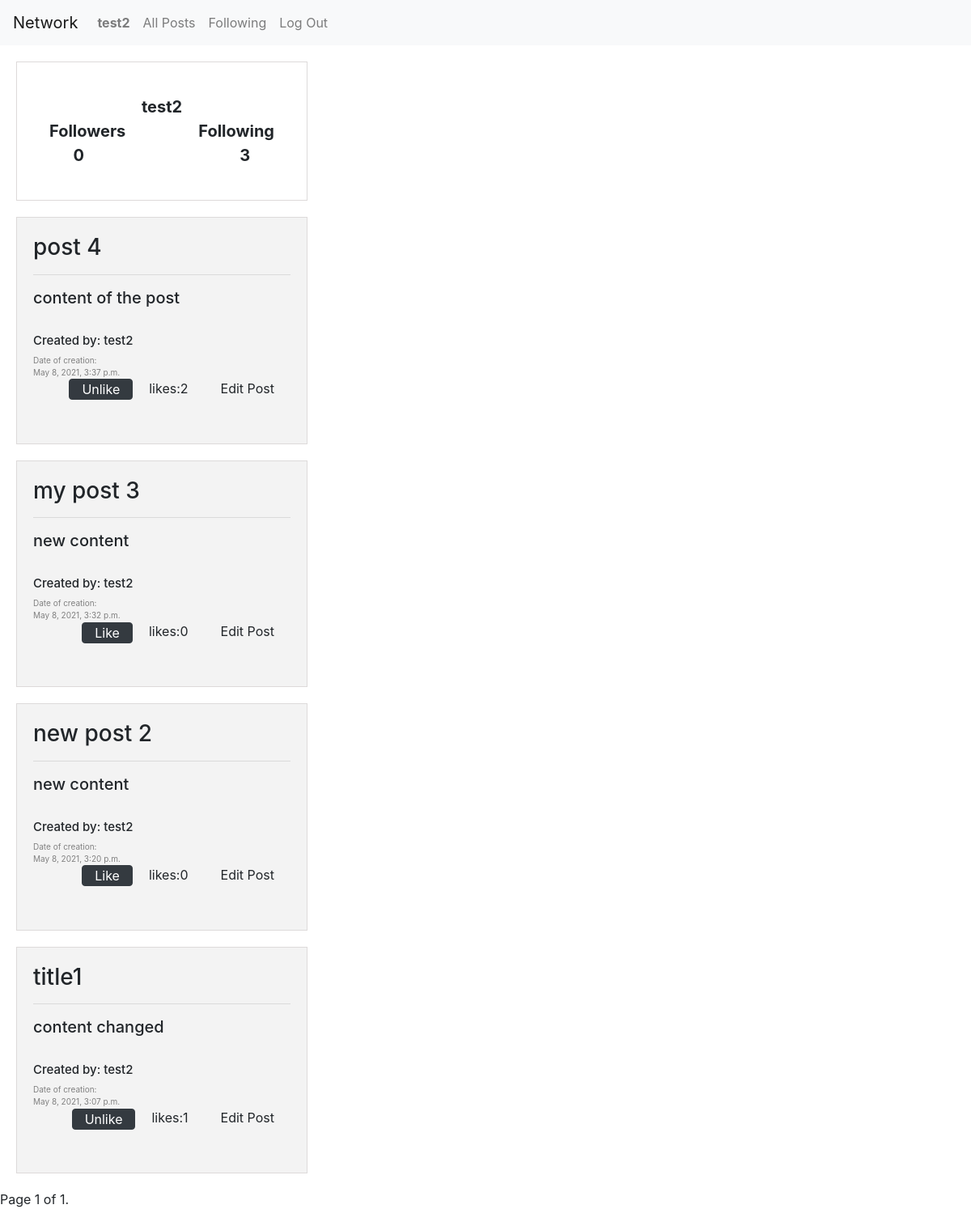
The page /user (signed in) on the database its author committed.
### network/models.py (models this page shows, shortened)
class User(AbstractUser):
    def __str__(self):
        return self.username

class Post(models.Model):
    title = models.CharField(max_length=64)
    text = models.TextField()
    likes = models.ManyToManyField(
        "User", default=None, blank=True, related_name="likes"
    )
    creation_date = models.DateTimeField()
    author = models.ForeignKey(
        User, on_delete=models.CASCADE, blank=True, related_name="author"
    )

### network/views.py (the view)
# urls.py: path("user", views.user, name="user"),
@login_required
def user(request):
    following = Profile.objects.get(user=request.user).following.all()
    followers = Profile.objects.get(user=request.user).followers.all()
    data = {
        "userName": request.user.username,
        "following": len(following),
        "followers": len(followers),
    }
    posts_list = Post.objects.filter(author=request.user).order_by("-creation_date")
    paginator = Paginator(posts_list, 10)
    page_number = request.GET.get("page")
    page_obj = paginator.get_page(page_number)
    return render(
        request,
        "network/user.html",
        {
            "posts_list": posts_list,
            "data": data,
            "page_obj": page_obj,
            "id": request.user.id,
        },
    )

### network/templates/network/user.html (shortened to what this page needs)
{% extends "network/layout.html" %}
{% load static %}
{% block new_post %}
<div class="profile-container">
    <div class="row" style="text-align: center;">
        <div class="col-sm-2"></div>
        <div class="col-sm-8">{{data.userName}}</div>
        <div class="col-sm-2"></div>
    </div>
    <div class="row" style="text-align: center;">
        <div class="col-sm">Followers</div>
        <div class="col-sm"></div>
        <div class="col-sm">Following</div>
    </div>
    <div class="row" style="text-align: center;">
        <div class="col-sm">{{data.followers}}</div>
            <div class="col-sm" id="insert-button">
            </div>
        <div class="col-sm">{{data.following}}</div>
    </div>
</div>
{% for post in page_obj %}
<div class="post" id="{{post.id}}">
    <div class="content">
        <h3>{{post.title}}</h3>
        <hr>
        <div id="text-before{{post.id}}">
            <h5>{{post.text}}</h5>
        </div>
        <br>
        <div class="get-user">
            <h5 style="font-size: 15px;" onclick = "get_profile('{{post.author.id}}')">Created by: {{post.author}}</h5>
        </div>
        <div class="date">
            Date of creation: <br>
            {{post.creation_date}}
        </div>
        <div class="right-bottom" style="height: 60px;">
            {% if request.user == post.author %}
            <div class="likes" style="cursor: pointer;" onclick = "display_edit('{{post.id}}')">
                Edit Post
            </div>
            {% endif %}
            <div class="likes" >
                likes:   <div class="like-count{{post.id}}" style="float: right;"> {{post.like_set.count}}</div>
            </div>
            <form class="like-form" id="{{post.id}}" method=post action="{% url 'like' post_id=post.id %}" style=" float: right;">
                {% if user.is_authenticated %}
                    {% if user not in post.likes.all %}
                        <button class="btn btn-dark like{{post.id}}" type="submit" value="Save"> Like </button>
                    {% else %}
                        <button class="btn btn-dark like{{post.id}}" type="submit" value="Save"> Unlike </button>
                    {% endif %}
                {% endif %}
            </form>
        </div>
    </div>
</div>
{% endfor %}
<div class="pagination">
    <span class="step-links">
        <span class="current">
            Page {{ page_obj.number }} of {{ page_obj.paginator.num_pages }}.
        </span>
    </span>
</div>
{% endblock %}

### network/templates/network/layout.html (shortened to what this page needs)
{% load static %}
<!DOCTYPE html>
<html lang="en">
    <head>
        <link rel="stylesheet" href="https://stackpath.bootstrapcdn.com/bootstrap/4.4.1/css/bootstrap.min.css">
        <link href="{% static 'network/styles.css' %}" rel="stylesheet">
    </head>
    <body>
        <nav class="navbar navbar-expand-lg navbar-light bg-light">
            <a class="navbar-brand" href="{% url 'index' %}">Network</a>
            <div>
              <ul class="navbar-nav mr-auto">
                {% if user.is_authenticated %}
                    <li class="nav-item">
                        <a class="nav-link" href="{% url 'user' %}"><strong>{{ user.username }}</strong></a>
                    </li>
                {% endif %}
                <li class="nav-item">
                  <a class="nav-link" href="{% url 'allPosts' %}">All Posts</a>
                </li>
                {% if user.is_authenticated %}
                    <li class="nav-item">
                        <a class="nav-link" href="{% url 'following' %}">Following</a>
                    </li>
                    <li class="nav-item">
                        <a class="nav-link" href="{% url 'logout' %}">Log Out</a>
                    </li>
                {% endif %}
              </ul>
            </div>
          </nav>
        <div class="new_post">
            {% block new_post %}
            {% endblock %}
        </div>
    </body>
</html>

### network/static/network/styles.css (style rules this page uses)
.post { height: 20%; width: 30%; background-color: #f3f3f3; border: 1px solid rgb(221, 218, 218); padding: 20px; margin: 20px; }
.date { font-size: 10px; color: gray; }
.likes { float: right; padding: 0px 20px; }
.profile-container { height: 20%; width: 30%; padding: 40px; margin: 20px; border: 1px solid rgb(221, 218, 218); text-align: center; font-weight: bold; font-size: 20px; }
.btn-dark { padding: 0px 15px; }

### rows shown on the page
User: username "test2", userName "test2"
Post: title "post 4", text "content of the post", author "test2", creation_date "May 8, 2021, 3:37 p.m.", like_set.count "2"
Post: title "my post 3", text "new content", author "test2", creation_date "May 8, 2021, 3:32 p.m.", like_set.count "0"
Post: title "new post 2", text "new content", author "test2", creation_date "May 8, 2021, 3:20 p.m.", like_set.count "0"
Post: title "title1", text "content changed", author "test2", creation_date "May 8, 2021, 3:07 p.m.", like_set.count "1"

### other values the page prints
{{ data.followers }} "0"
{{ data.following }} "3"
{{ page_obj.number }} "1"
{{ page_obj.paginator.num_pages }} "1"
